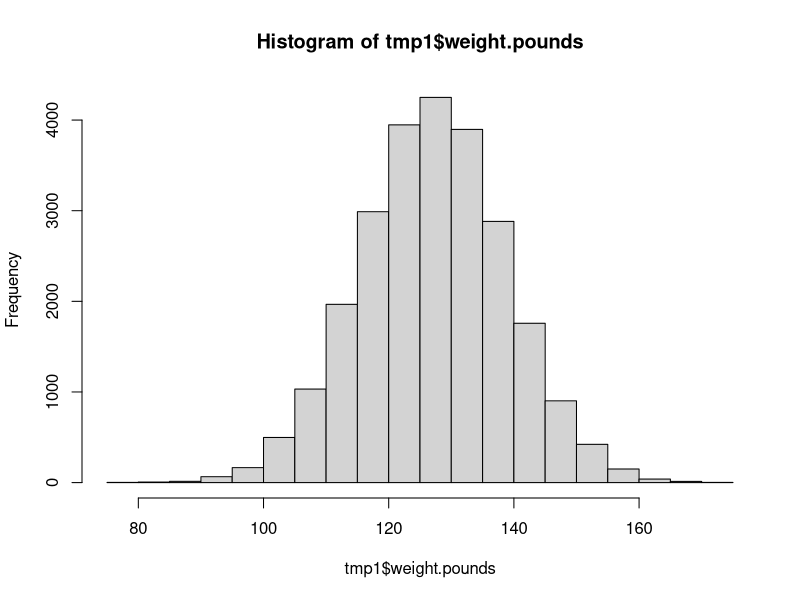
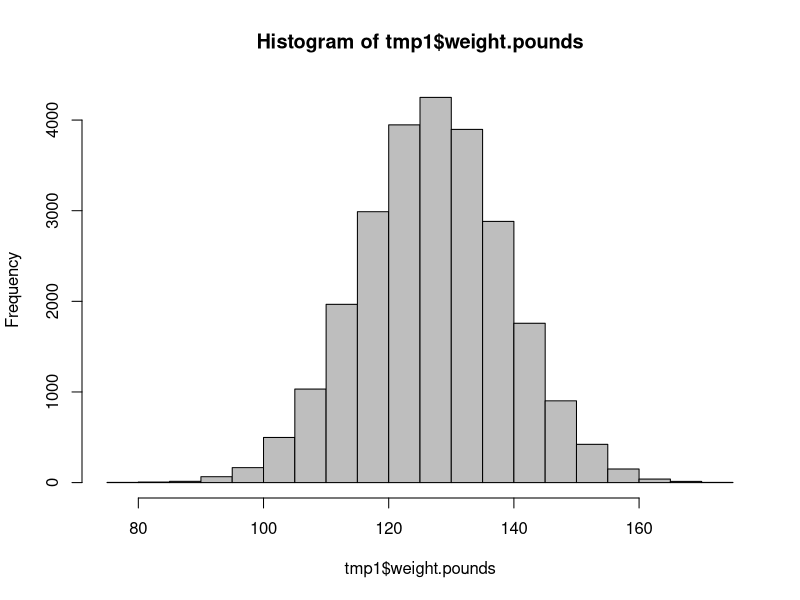
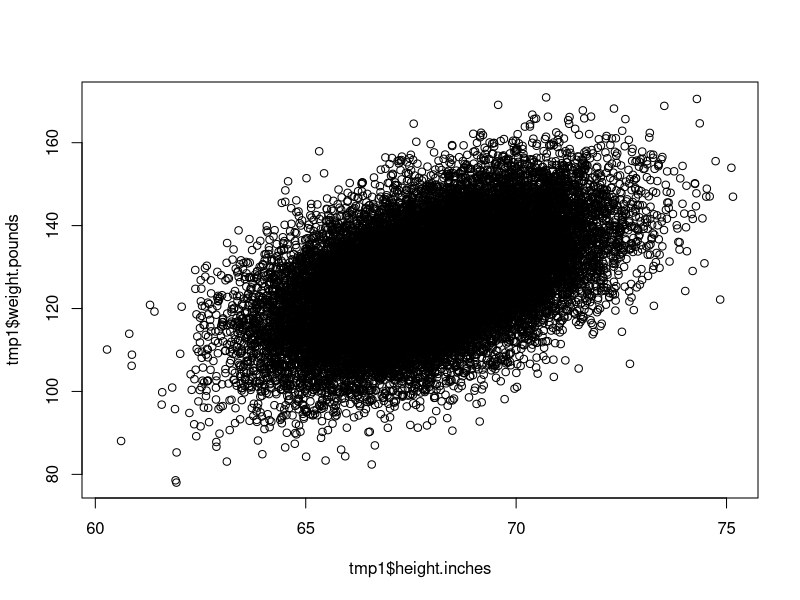
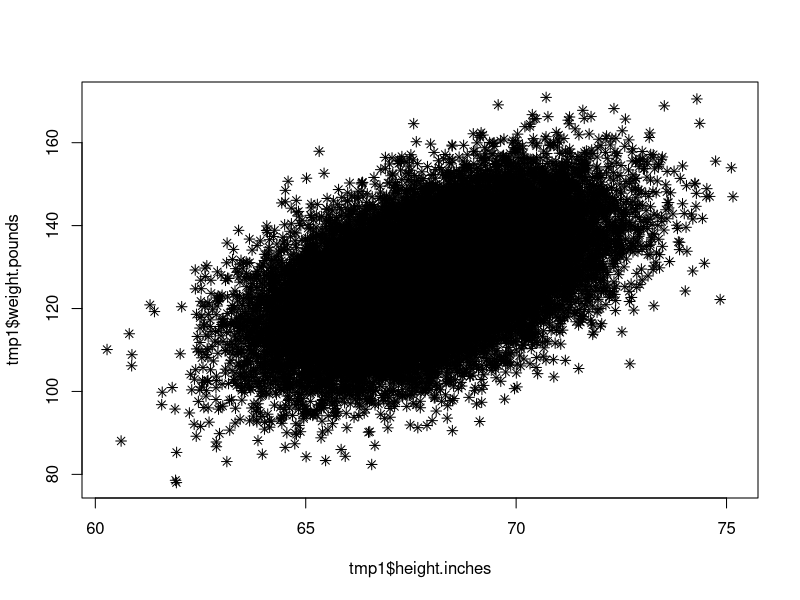

These charts were generated, in order, by the following R code:
###############################################################################
# WILD 370
# LAB: INTRODUCTION TO R -- Sept. 19, 2017
# Notes are based on materials created by Will Janousek and Art Woods
###############################################################################

# =============================================================================
# What is R and why is it awesome?
# =============================================================================

	# Flexibility
	# Data visualization
	# Statistical modeling
	# Mapping
	# ...so much more!

# =============================================================================
# Getting help -- and further resources!
# =============================================================================

	# ---------------------
	# Help functions within R
		?rnorm
		??rnorm

	# ---------------------
	# External resources
		# Google! 
		# Stack Overflow
		# Peers

# =============================================================================
# INITIAL SYSTEM SETUP
# =============================================================================

  # ---------------------
  # Choose a text editor through which you can access your R console
    # Base R
	  # RStudio
    # Notepad ++
    # Many more that don't support R as well as other languages

  # ---------------------
  # Saving your work
    # Script vs. console

  # ---------------------
	# Set working directory
		# setwd("C:/") # If you're on a PC
    setwd("~/GitHub/IntroToR")
		
	# ---------------------
	# Check working directory to make sure it matches
		getwd()

	# ---------------------
	# Read in some data
		tmp1 <- read.table("HeightsWeights.txt", header=TRUE)

	# ---------------------
	# Look at the data
		print(tmp1)
		tmp1
		head(tmp1)
		tail(tmp1)
		str(tmp1)

	# ----------------------
	# Install packages
		install.packages("dplyr")
		library(dplyr)
		
	# ---------------------------------------------------------------------------
	# EXERCISE 1: Practice using the commands described above.
		
		#1. Create a folder on your desktop and name it with your first name
		
		#2. Open a new R script.
		
		#3. Go online to https://github.com/jenny603 
		      # Navigate to the "IntroToR" folder
		      # Click on "HeightsWeights.txt"
		      # Click the "Raw" button in the top right corner
		      # Select all, copy and paste the dataset into the R script you opened
		      #       in step 2.
		      # Save the script in the folder you created in Step 1 and name it 
		      #       "HeightsWeights.txt". You do want to save it as a .txt file,
		      #       so don't worry if a warning pops up. Close the script.
		
		#4. Open another new R script that you'll be working in.
		
		#3. Set your working directory to be the folder you created in Step 1.
		
		#4. Check to make sure the working directory set correctly.
		
		#5. Read in the data you just saved.
		
		#6. Look at the data using print(), head(), tail(), and str().
		
		#7. Install the dplyr package
		
	# ---------------------------------------------------------------------------

# =============================================================================
# OBJECTS IN R
# =============================================================================

	# ----------------------
	# Saving objects
		# The environment
		# Overwriting
		
	# ----------------------
	# Data types
		# Numeric
		# Integer
		# Logical (T/F)
		# Factor
		# Character
		
	# ----------------------
	# General syntax for assigning objects
		a1 <- 1 # Use a backward-facing arrow! (Avoid using an equals sign)

	# ----------------------
	# Vectors - 1-dimensional objects of one data type
		
		# Created from specific elements you choose
			v1 <- c(1,2,3,4,5,6,7,8,9,10)
		  print(v1)
			v1
			v1[1:4]
			head(v1)
			tail(v1)
			v1a <- v1[4:6]
			v1a
			str(v1)
		
		# Random pulls from a specified distribution
			v2 <- runif(50, 0, 1)  # Random uniform distribution
			v2
			v2[1:10]
			v2[2]
			head(v2) 
			tail(v2)
			v2a <- v2[-3]
			str(v2)
			
		# Character vector
			apple <- c("red", "green","yellow")
			apple
			class(apple)
	
	# ------------------------
	# Matrices - 2-dimensional objects
		m1 <- matrix(nrow=2, ncol=3)
		m1 <- matrix("A",nrow=2, ncol=3)
		m1 <-  matrix(rnorm(6,2,0), nrow=2, ncol=3)
		str(m1)
		m1 <-  matrix(1:6, nrow=2, ncol=3)
		m1[1, 2:3]

	# ------------------------
	# Data frames
		df1 <- iris
		head(df1)
		str(df1)
		
		df1$Species
		df1[1:2, ]
		
		names(df1) <- c( "sl", "sw", "pl", "pw", "sp")
		names(df1)
		head(df1)
		
		names(df1)[5] <- "Species"
		head(df1)
		
		df1[1:10 , c("sl", "Species")]
		df1[1:10 , c(1,5)]

		df1$Species[10]
		
	# ---------------------------------------------------------------------------
	# EXERCISE 2: Explore different object types and data types
	
	#1. Determine the class of each of the 5 columns in the iris dataset
		
	#2. How many columns and rows are in the dataset? Try ncol(), nrow(), & dim().
	
	#2. Calculate some summary statistics on the iris dataset. (Hint: use 
	#       the ? function we talked about in line 23 if you don't know how.)
	#             Calculate the mean sepal length.
	#             Calculate the median sepal width.
	#             What is the maximum value of petal length?
	#             What is the minimum value of petal width?
	#             What are the levels (i.e. different values) of the species?
	#             Explore the summary() function; apply it to the whole data frame
	#                   and then just to come columns.
		
	# ---------------------------------------------------------------------------
		
# =============================================================================
# DATA VISUALIZATION
# ============================================================================= 
		
	# --------------------------
	# Plotting
		
		hist(tmp1$weight.pounds)
		hist(tmp1$weight.pounds, col = "gray")
		
		plot(tmp1$weight.pounds ~ tmp1$height.inches)
		plot(tmp1$weight.pounds ~ tmp1$height.inches, pch = 8)
		
	# ---------------------------------------------------------------------------
	# EXERCISE 3: Explore plotting
		
	#1. Use ?par() to look at many of the customizable graphical parameters 
		
	#2. Create a histogram of petal length from the iris dataset, color the bars 
	#       blue, change the x-axis to read "Petal Length (cm)", and change the 
	#       main title to read "Histogram of Iris Petal Length".
		
	# ---------------------------------------------------------------------------

# =============================================================================
# FOR REFERENCE
# =============================================================================

	# -------------------------
	# Clear or clean up workspace
		ls() # List all of the objects currently saved in your environment
		rm(list = ls()) # Be careful - this will clear your whole environment!
		rm(x)	# Use to remove one object from your environment
		
	# -------------------------
	# Helpful tips
		# Use upper- and lower-case words intentionally
		# Don't use spaces; always use underscores
		